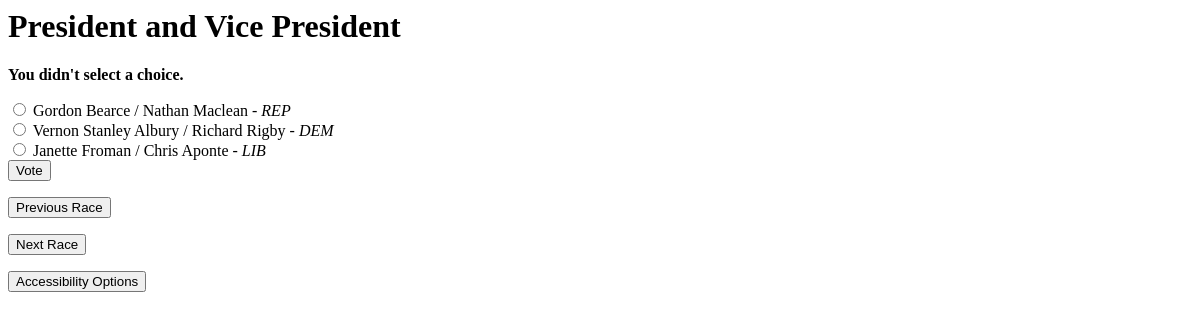
Screenshot of /polls/136/vote/ with the database file from the repository.
### polls/models.py (models this page shows, shortened)
class Question(models.Model):
    question_text = models.CharField(max_length=1300)

class Choice(models.Model):
    question = models.ForeignKey(Question)
    choice_text = models.CharField(max_length=100)
    party_description = models.CharField(max_length=100)
    votes = models.IntegerField(default=0)

### polls/views.py (the view)
# urls.py: url(r'^(?P<question_id>\d+)/vote/$', views.vote, name='vote'),
def vote(request, question_id):
    print question_id
    p = get_object_or_404(Question, pk=question_id)
    try:
        selected_choice = p.choice_set.get(pk=request.POST['choice'])
        all_questions[question_id] = request.POST['choice']
        request.session['all_questions'] = all_questions
    except (KeyError, Choice.DoesNotExist):
        return render(request, 'polls/detail.html', {
            'question': p,
            'error_message': "You didn't select a choice.",
        })
    else:
        selected_choice.votes += 1
        selected_choice.save()
        if p.id == 162: # go to review page when done with voting
            return render(request, 'polls/review.html')
        return HttpResponseRedirect(reverse('polls:detail', args=(p.id+1,)))

### polls/templates/polls/detail.html (shortened to what this page needs)
<html>
<head>
  <link href="{{ STATIC_URL }}website_static/detail.css" rel="stylesheet" type="text/css" title="main" media="screen" />
</head>
<body>
  <h1><font size = "{{titleSize}}">{{ question.question_text }}</font></h1>
  {% if error_message %}<p><strong>{{ error_message }}</strong></p>{% endif %}
  <form action="{% url 'polls:vote' question.id %}" method="post">
  {% for choice in question.choice_set.all %}
      <input type="radio" name="choice" id="choice{{ forloop.counter }}" value="{{ choice.id }}" />
      <label for="choice{{ forloop.counter }}"><font size = "{{choiceSize}}">{{ choice.choice_text }} - <i>{{ choice.party_description }}</font></i> </label><br />
  {% endfor %}
  <input type="submit" id="vote" value="Vote" />
  </form>
  <form action="{% url 'polls:back' question.id %}" method="post">
  <input type="submit" id="previous" value="Previous Race" />
  </form>
  <form action="{% url 'polls:forward' question.id %}" method="post">
  <input type="submit" id="forward" value="Next Race" />
  </form>
    <form action="{% url 'polls:options' question.id %}" method="post">
  <input type="submit" id="options" value="Accessibility Options" />
  </form>
</body>
</html>

### rows the page displays
Question: question_text "President and Vice President"
Choice: choice_text "Gordon Bearce / Nathan Maclean", party_description "REP"
Choice: choice_text "Vernon Stanley Albury / Richard Rigby", party_description "DEM"
Choice: choice_text "Janette Froman / Chris Aponte", party_description "LIB"

### other values shown
{{ error_message }} "You didn't select a choice."
